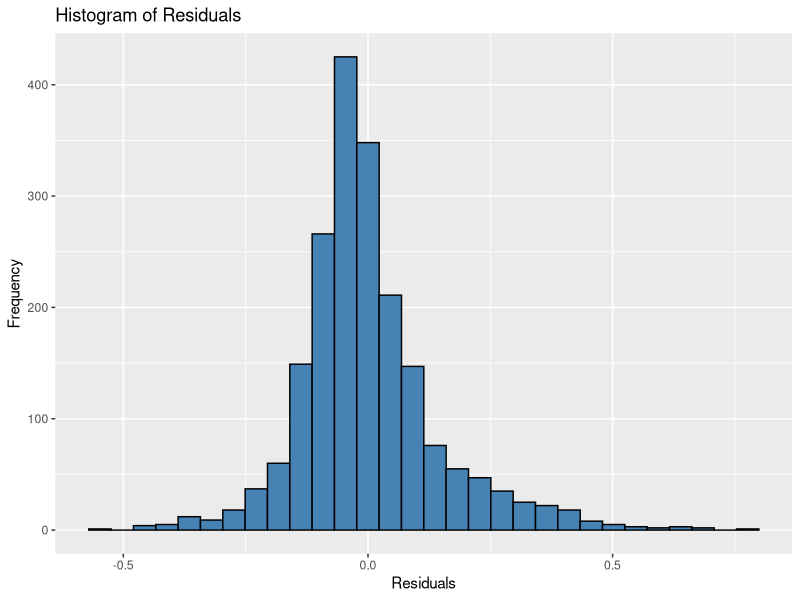

Source code (R):
library(carData)
library(car)
library(MASS)
library(ggplot2)

#setwd()

# clean the console
cat("\f")

# clean the environment
rm(list = ls())

# retrieve data from the scv file
all_data <- read.csv("communities.csv")

# remove all variables that 
all_data$state <- all_data$county <- all_data$community <- all_data$communityname <- all_data$fold <- 
    all_data$PolicPerPop <- all_data$RacialMatchCommPol <- all_data$PctPolicWhite <- all_data$PctPolicBlack <- 
    all_data$PctPolicHisp <- all_data$PctPolicAsian <- all_data$PctPolicMinor <- 
    all_data$OfficAssgnDrugUnits <- all_data$PolicAveOTWorked <- all_data$PolicCars <- all_data$PolicOperBudg <- 
    all_data$PolicBudgPerPop <- all_data$LemasSwornFT <- all_data$LemasSwFTPerPop <- all_data$LemasSwFTFieldOps <- 
    all_data$LemasSwFTFieldPerPop <- all_data$LemasTotalReq <- all_data$LemasTotReqPerPop <- all_data$ LemasPctPolicOnPatr <- 
    all_data$LemasGangUnitDeploy <- all_data$LemasPctOfficDrugUn <- OtherPerCap <- all_data$PolicReqPerOffic <- 
    all_data$numbUrban <- all_data$numUnderPov <- all_data$OtherPerCap <- all_data$NumIlleg <- all_data$NumUnderPov <- 
    all_data$NumIlleg <- all_data$NumImmig <- all_data$NumKindsDrugsSeiz<- NULL

# generate the linear model with all variables in communities.csv
model <- lm(ViolentCrimesPerPop ~ population + householdsize + racepctblack + racePctWhite + 
    racePctAsian + racePctHisp + agePct12t21 + agePct12t29 + agePct16t24 + agePct65up + pctUrban + 
    medIncome + pctWWage + pctWFarmSelf + pctWInvInc + pctWSocSec + pctWPubAsst + pctWRetire + medFamInc + 
    perCapInc + whitePerCap + blackPerCap + indianPerCap + AsianPerCap + HispPerCap + PctPopUnderPov + 
    PctLess9thGrade + PctNotHSGrad + PctBSorMore + PctUnemployed + PctEmploy + PctEmplManu + PctEmplProfServ + 
    PctOccupManu + PctOccupMgmtProf + MalePctDivorce + MalePctNevMarr + FemalePctDiv + TotalPctDiv + PersPerFam + 
    PctFam2Par + PctKids2Par + PctYoungKids2Par + PctTeen2Par + PctWorkMomYoungKids + PctWorkMom + PctIlleg + 
    PctImmigRecent + PctImmigRec5 + PctImmigRec8 + PctImmigRec10 + PctRecentImmig + PctRecImmig5 + PctRecImmig8 + 
    PctRecImmig10 + PctSpeakEnglOnly + PctNotSpeakEnglWell + PctLargHouseFam + PctLargHouseOccup + PersPerOccupHous + 
    PersPerOwnOccHous + PersPerRentOccHous + PctPersOwnOccup + PctPersDenseHous + PctHousLess3BR + MedNumBR + HousVacant + 
    PctHousOccup + PctHousOwnOcc + PctVacantBoarded + PctVacMore6Mos + MedYrHousBuilt + PctHousNoPhone + PctWOFullPlumb + 
    OwnOccLowQuart + OwnOccMedVal + OwnOccHiQuart + RentLowQ + RentMedian + RentHighQ + MedRent + MedRentPctHousInc + 
    MedOwnCostPctInc + MedOwnCostPctIncNoMtg + PctForeignBorn + PctBornSameState + PctSameHouse85 + PctSameCity85 + 
    PctSameState85 + LandArea + PopDens + PctUsePubTrans + NumStreet + NumInShelters, data = all_data)


# remove any variables with a VIF value greater than 5
# while there are still vif values greater than 5
# add the variable with the highest vif value to the list of bad variables
# generate a linear model with all the variables not in the list of bad variables
# calculate the vif values for the new model
badVars <- c("ViolentCrimesPerPop")
drop <- TRUE
while(drop == TRUE){
    f <- ""
    vfit <- vif(model)
    if (max(vfit) > 2){
        badVars <- c(badVars, names(which.max(vfit)))
        for(col in colnames(all_data)){
            add <- TRUE
            for(var in badVars){
                if(col == var){
                    add <- FALSE
                }
            }
            if(add == TRUE){
                if(f == ""){
                    f <- col;
                }
                else{
                    f <- paste(f, "+", col)
                }
            }
        }
        f <- paste("ViolentCrimesPerPop ~ ", f)
        model <- lm(as.formula(f), data = all_data)
    }
    else{
       drop = FALSE
    }
}

# perform stepwise linear regression on the model
# then find the vif values of the remaining variables
step_model <- stepAIC(model, direction = "both", trace = FALSE)
summary(model)
summary(step_model)
vfit <- vif(step_model)
print("VIF values")
print(vfit)

#create histogram of residuals
ggplot(data = all_data, aes(x = step_model$residuals)) +
    geom_histogram(fill = 'steelblue', color = 'black') +
    labs(title = 'Histogram of Residuals', x = 'Residuals', y = 'Frequency')